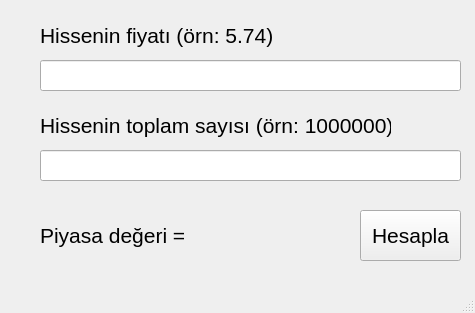
<?xml version="1.0" encoding="UTF-8"?>
<ui version="4.0">
 <class>piyasadegerihesaplama</class>
 <widget class="QMainWindow" name="piyasadegerihesaplama">
  <property name="geometry">
   <rect>
    <x>0</x>
    <y>0</y>
    <width>475</width>
    <height>313</height>
   </rect>
  </property>
  <property name="windowTitle">
   <string>Piyasa değeri hesaplama</string>
  </property>
  <widget class="QWidget" name="centralwidget">
   <widget class="QLabel" name="label_1">
    <property name="geometry">
     <rect>
      <x>40</x>
      <y>10</y>
      <width>321</width>
      <height>51</height>
     </rect>
    </property>
    <property name="font">
     <font>
      <pointsize>16</pointsize>
     </font>
    </property>
    <property name="text">
     <string>Hissenin fiyatı (örn: 5.74)</string>
    </property>
   </widget>
   <widget class="QLineEdit" name="edit_hissefiyat">
    <property name="geometry">
     <rect>
      <x>40</x>
      <y>60</y>
      <width>421</width>
      <height>31</height>
     </rect>
    </property>
   </widget>
   <widget class="QPushButton" name="btn_hesapla">
    <property name="geometry">
     <rect>
      <x>360</x>
      <y>210</y>
      <width>101</width>
      <height>51</height>
     </rect>
    </property>
    <property name="font">
     <font>
      <pointsize>16</pointsize>
     </font>
    </property>
    <property name="text">
     <string>Hesapla</string>
    </property>
   </widget>
   <widget class="QLabel" name="label_2">
    <property name="geometry">
     <rect>
      <x>40</x>
      <y>100</y>
      <width>351</width>
      <height>51</height>
     </rect>
    </property>
    <property name="font">
     <font>
      <pointsize>16</pointsize>
     </font>
    </property>
    <property name="text">
     <string>Hissenin toplam sayısı (örn: 1000000)</string>
    </property>
   </widget>
   <widget class="QLineEdit" name="edit_hissesayi">
    <property name="geometry">
     <rect>
      <x>40</x>
      <y>150</y>
      <width>421</width>
      <height>31</height>
     </rect>
    </property>
   </widget>
   <widget class="QLabel" name="sonuc">
    <property name="geometry">
     <rect>
      <x>40</x>
      <y>210</y>
      <width>321</width>
      <height>51</height>
     </rect>
    </property>
    <property name="font">
     <font>
      <pointsize>16</pointsize>
     </font>
    </property>
    <property name="text">
     <string>Piyasa değeri = </string>
    </property>
   </widget>
  </widget>
  <widget class="QMenuBar" name="menubar">
   <property name="geometry">
    <rect>
     <x>0</x>
     <y>0</y>
     <width>475</width>
     <height>21</height>
    </rect>
   </property>
  </widget>
  <widget class="QStatusBar" name="statusbar"/>
 </widget>
 <resources/>
 <connections/>
</ui>
